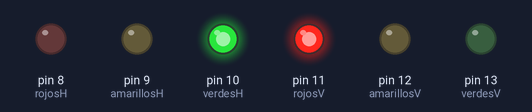
The sketch below on a simulated Arduino Uno, built with avr-gcc and run on an emulated ATmega328P. On the bench: output pins drawn as LEDs (lit = HIGH).

Above: at 8.0 s.
At 17.0 s:
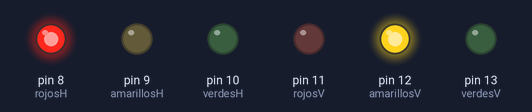
At 23.0 s:
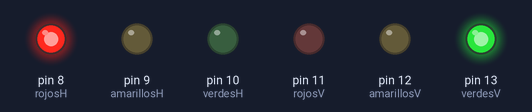
At 32.0 s:
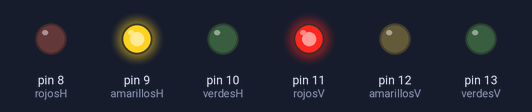
Timing chart, 0 to 42.0 s (numbered marks = the images above):
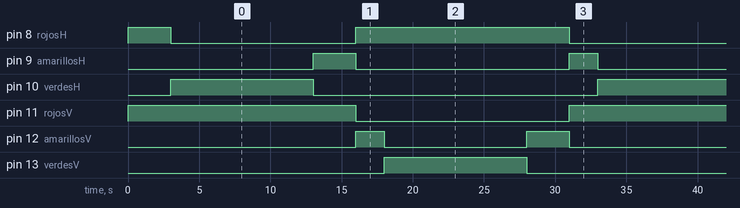

The sketch:

semaforos_cruzos1_shg.ino
```cpp
// C++ code
//

// Variables estaticas para hacer el codigo mas entendible
// Leds en "eje" vertical
static int rojosV 		= 11;
static int amarillosV 	= 12;
static int verdesV 		= 13;

// Leds en "eje" horizontal
static int rojosH 		= 8;
static int amarillosH 	= 9;
static int verdesH 		= 10;

// Variables para marcar encendido y apagado digital
static int on 	= HIGH;
static int off 	= LOW;

void setup()
{
  // Todos los leds se marcan como salida de señal
  pinMode(rojosV, 		OUTPUT);
  pinMode(amarillosV, 	OUTPUT);
  pinMode(verdesV, 		OUTPUT);

  pinMode(rojosH, 		OUTPUT);
  pinMode(amarillosH, 	OUTPUT);
  pinMode(verdesH, 		OUTPUT);

  // Se inician los semaforos en rojo
  iniciarSemaforos();

  delay(3000);
}

void loop()
{
  for (int segundo = 0 ; segundo < 30 ; segundo ++) {
    if (segundo <= 9) {
      semaforosH('v');
      semaforosV('r');

    } else if (segundo <= 14) {
      if (segundo < 13) {
        semaforosH('a');

      } else {
        semaforosH('r');
        semaforosV('a');
      }

    } else if (segundo <= 24) {
      semaforosV('v');

    } else {
      if (segundo < 28) {
        semaforosV('a');

      } else {
        semaforosH('a');
        semaforosV('r');
      }
    }

    delay(1000);
  }
}


void semaforosV(char estado) {
  if (estado == 'v') {
    digitalWrite(rojosV,     off);
    digitalWrite(amarillosV, off);
    digitalWrite(verdesV,     on);

  } else if (estado == 'a') {
    	digitalWrite(rojosV,     off);
    	digitalWrite(amarillosV,  on);
    	digitalWrite(verdesV,    off);

  } else {
    digitalWrite(rojosV,      on);
    digitalWrite(amarillosV, off);
    digitalWrite(verdesV,    off);
  }
}

void semaforosH(char estado) {
  if (estado == 'v') {
    digitalWrite(rojosH,     off);
    digitalWrite(amarillosH, off);
    digitalWrite(verdesH,     on);

  } else if (estado == 'a') {
    	digitalWrite(rojosH,     off);
    	digitalWrite(amarillosH,  on);
    	digitalWrite(verdesH,    off);

  } else {
    digitalWrite(rojosH,      on);
    digitalWrite(amarillosH, off);
    digitalWrite(verdesH,    off);
  }
}

void apagarSemaforos() {
  digitalWrite(rojosV, 		off);
  digitalWrite(amarillosV, 	off);
  digitalWrite(verdesV, 	off);

  digitalWrite(rojosH, 		off);
  digitalWrite(amarillosH, 	off);
  digitalWrite(verdesH, 	off);
}

void encenderSemaforos() {
  digitalWrite(rojosV, 		on);
  digitalWrite(amarillosV, 	on);
  digitalWrite(verdesV, 	on);

  digitalWrite(rojosH, 		on);
  digitalWrite(amarillosH, 	on);
  digitalWrite(verdesH, 	on);
}

void iniciarSemaforos() {
 semaforosV('r');
 semaforosH('r');
}
```

Measured:
- by itself, pin 8 (rojosH): repeats every 30.0 s: HIGH 15.0 s, LOW 15.0 s
- by itself, pin 9 (amarillosH): repeats every 30.0 s: LOW 15.0 s, HIGH 2.0 s, LOW 10.0 s, HIGH 3.0 s
- by itself, pin 10 (verdesH), pin 13 (verdesV): alternates HIGH for 10.0 s and LOW for 20.0 s
- by itself, pin 11 (rojosV): alternates HIGH for 15.0 s and LOW for 15.0 s
- by itself, pin 12 (amarillosV): repeats every 30.0 s: LOW 10.0 s, HIGH 3.0 s, LOW 15.0 s, HIGH 2.0 s
